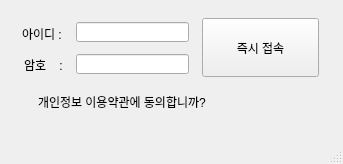
<?xml version="1.0" encoding="UTF-8"?>
<ui version="4.0">
 <class>MainWindow</class>
 <widget class="QMainWindow" name="MainWindow">
  <property name="geometry">
   <rect>
    <x>0</x>
    <y>0</y>
    <width>343</width>
    <height>164</height>
   </rect>
  </property>
  <property name="windowTitle">
   <string>&quot;당신의 개인정보를 입력하세요.&quot;</string>
  </property>
  <widget class="QWidget" name="centralwidget">
   <widget class="QLabel" name="label">
    <property name="geometry">
     <rect>
      <x>300</x>
      <y>642</y>
      <width>361</width>
      <height>161</height>
     </rect>
    </property>
    <property name="text">
     <string>포토샵인데 거의.</string>
    </property>
   </widget>
   <widget class="QLabel" name="label_2">
    <property name="geometry">
     <rect>
      <x>110</x>
      <y>444</y>
      <width>361</width>
      <height>151</height>
     </rect>
    </property>
    <property name="text">
     <string>코딩 왜함</string>
    </property>
   </widget>
   <widget class="QPushButton" name="pushButton">
    <property name="geometry">
     <rect>
      <x>682</x>
      <y>70</y>
      <width>249</width>
      <height>147</height>
     </rect>
    </property>
    <property name="text">
     <string>날 눌러</string>
    </property>
   </widget>
   <widget class="QLabel" name="label_6">
    <property name="geometry">
     <rect>
      <x>28</x>
      <y>84</y>
      <width>301</width>
      <height>23</height>
     </rect>
    </property>
    <property name="text">
     <string/>
    </property>
   </widget>
   <widget class="QLineEdit" name="lineEdit_3">
    <property name="geometry">
     <rect>
      <x>76</x>
      <y>22</y>
      <width>113</width>
      <height>20</height>
     </rect>
    </property>
    <property name="text">
     <string/>
    </property>
   </widget>
   <widget class="QPushButton" name="btnlogin">
    <property name="geometry">
     <rect>
      <x>202</x>
      <y>18</y>
      <width>117</width>
      <height>59</height>
     </rect>
    </property>
    <property name="text">
     <string>즉시 접속</string>
    </property>
   </widget>
   <widget class="QLabel" name="label_7">
    <property name="geometry">
     <rect>
      <x>24</x>
      <y>50</y>
      <width>71</width>
      <height>29</height>
     </rect>
    </property>
    <property name="text">
     <string>암호    :</string>
    </property>
   </widget>
   <widget class="QLabel" name="label_8">
    <property name="geometry">
     <rect>
      <x>22</x>
      <y>18</y>
      <width>61</width>
      <height>31</height>
     </rect>
    </property>
    <property name="text">
     <string>아이디 : </string>
    </property>
   </widget>
   <widget class="QLineEdit" name="lineEdit_4">
    <property name="geometry">
     <rect>
      <x>76</x>
      <y>54</y>
      <width>113</width>
      <height>20</height>
     </rect>
    </property>
    <property name="text">
     <string/>
    </property>
   </widget>
   <widget class="QLabel" name="label_3">
    <property name="geometry">
     <rect>
      <x>38</x>
      <y>94</y>
      <width>289</width>
      <height>16</height>
     </rect>
    </property>
    <property name="text">
     <string>개인정보 이용약관에 동의합니까?</string>
    </property>
   </widget>
  </widget>
  <widget class="QMenuBar" name="menubar">
   <property name="geometry">
    <rect>
     <x>0</x>
     <y>0</y>
     <width>343</width>
     <height>21</height>
    </rect>
   </property>
  </widget>
  <widget class="QStatusBar" name="statusbar"/>
 </widget>
 <resources/>
 <connections/>
</ui>
